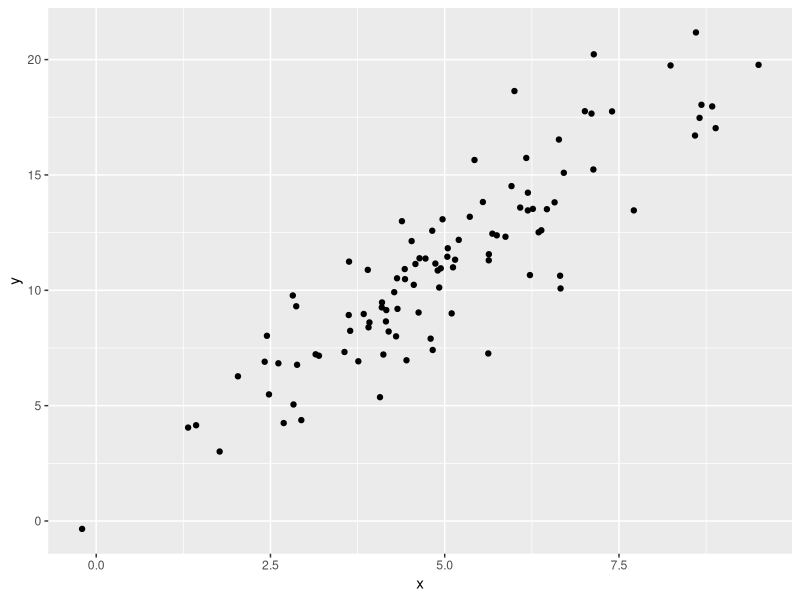

Generate this figure with R:
## ---- chunk 1
library(ggplot2)
## ---- chunk 2
x<-rnorm(100,5,2)
y<-rnorm(100,2*x+1,2)

x
y
## ---- chunk 3
df<-data.frame(x,y)

df
## ---- chunk 4
ggplot()+
geom_point(data=df,aes(x,y))
